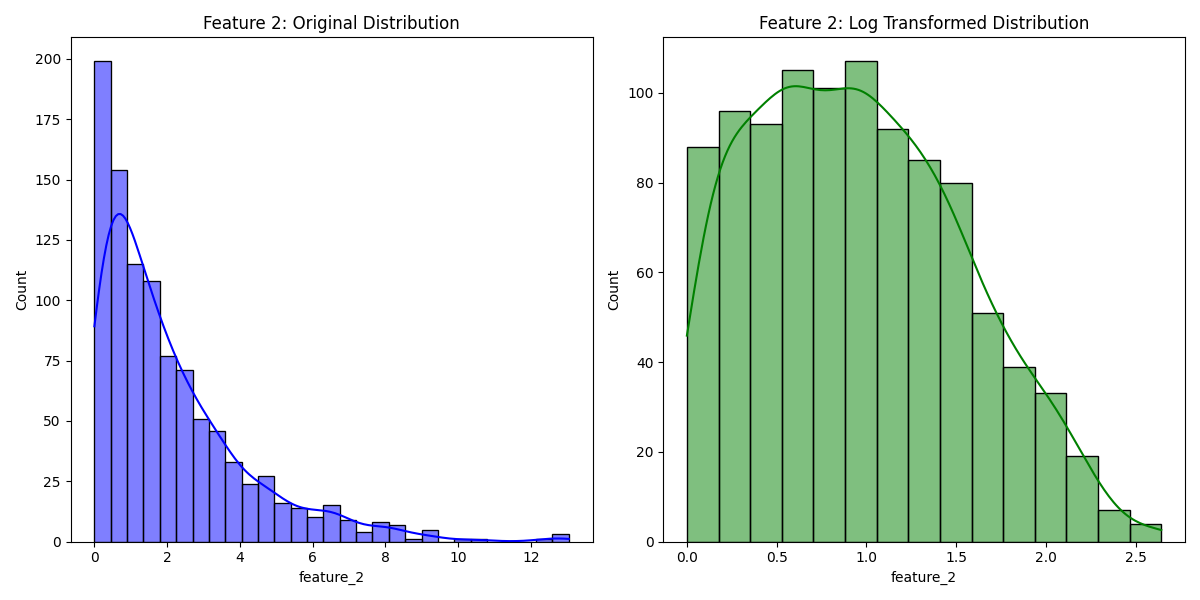

This chart was generated by the following Python code:
import numpy as np
import pandas as pd
from sklearn.preprocessing import StandardScaler
import matplotlib.pyplot as plt
import seaborn as sns

# Sample dataset
np.random.seed(0)
data = {
    'feature_1': np.random.normal(loc=50, scale=10, size=1000),  # Normally distributed
    'feature_2': np.random.exponential(scale=2, size=1000)       # Skewed (exponential distribution)
}
df = pd.DataFrame(data)

# Function to calculate descriptive statistics
def calculate_stats(column):
    stats = {
        'mean': np.mean(column),
        'median': np.median(column),
        'variance': np.var(column),
        'std_dev': np.std(column),
        'skewness': pd.Series(column).skew(),
        'kurtosis': pd.Series(column).kurtosis()
    }
    return stats

# Apply normalization (StandardScaler)
scaler = StandardScaler()
df_normalized = pd.DataFrame(scaler.fit_transform(df), columns=df.columns)

# Apply log transformation to the skewed feature
df_log_transformed = df.copy()
df_log_transformed['feature_2'] = np.log(df_log_transformed['feature_2'] + 1)  # Add 1 to avoid log(0)

# Descriptive statistics before transformation
stats_before = df.apply(calculate_stats)
print("Descriptive Statistics Before Transformation:")
print(stats_before)

# Descriptive statistics after normalization and log transformation
stats_after = df_log_transformed.apply(calculate_stats)
print("\nDescriptive Statistics After Normalization and Log Transformation:")
print(stats_after)

# Visualization (optional)
plt.figure(figsize=(12, 6))

# Original feature_2 distribution (skewed)
plt.subplot(1, 2, 1)
sns.histplot(df['feature_2'], kde=True, color='blue')
plt.title('Feature 2: Original Distribution')

# Log transformed feature_2 distribution (more normalized)
plt.subplot(1, 2, 2)
sns.histplot(df_log_transformed['feature_2'], kde=True, color='green')
plt.title('Feature 2: Log Transformed Distribution')

plt.tight_layout()
plt.show()

def my_function ():
    """
    Explanation:
    
    Descriptive Statistics Calculation: We compute the mean, median, variance, standard deviation, skewness, and kurtosis for each feature. 
    These help understand the central tendency and spread of the data.

    Normalization: We apply StandardScaler from sklearn to normalize the data, which is a common preprocessing step before feeding data into machine learning models. 
    It ensures all features are on a similar scale.
    
    Log Transformation: We apply a log transformation to the skewed feature (feature_2). Logarithmic transformations are useful for reducing skewness, 
    which makes it easier for machine learning models to handle skewed data.
    
    Visualization (Optional): We plot the distribution of the original skewed feature (feature_2) and the log-transformed version to see how 
    the transformation affects the distribution.

    Why This Matters for Feature Engineering:
    -Central Tendency and Spread: Understanding the mean, median, and spread helps identify which features need scaling or transformation before being used in machine learning models.
    -Skewness: A high skewness might signal the need for transformations like log or square root.
    -Normalization: Ensures that features with different units and ranges don’t affect the performance of machine learning algorithms that assume normally distributed data or equal feature importance.
    -This approach helps in feature engineering by making the data more suitable for machine learning models, reducing the chance of overfitting, and improving performance.

    """
    pass
